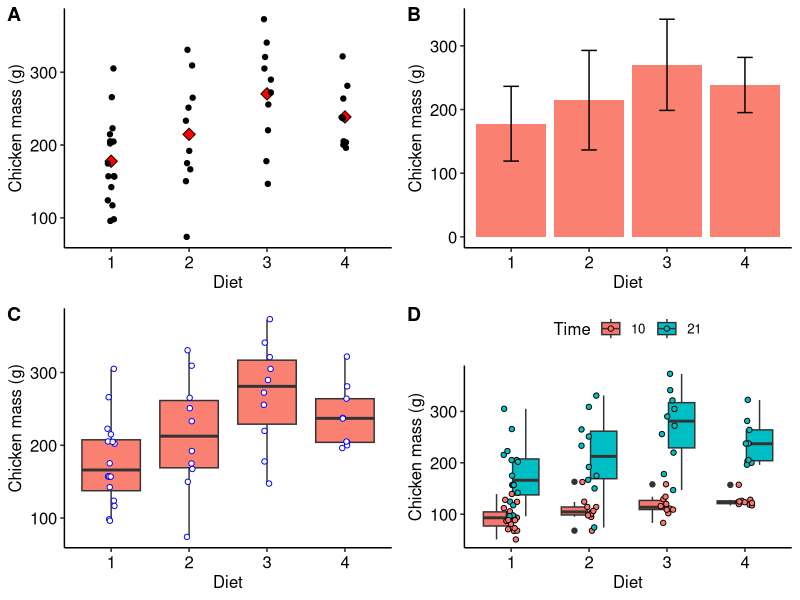

This figure's R source:
## ---- chunk 1
knitr::opts_chunk$set(
  comment = "R>", 
  warning = FALSE, 
  message = FALSE,
  out.width = '70%'
)
## ---- chunk 2
# first load the tidyverse packages that has the pipe operator, %>%
library(tidyverse)
chicks <- as_tibble(ChickWeight)

# how many weights are available across all Diets and Times?
chicks %>% 
  summarise(length = n())

# the same as
length(chicks$weight)
## ---- chunk 3
# combine a series of numbers into a vector;
# hint: use this function in the exercises that we will require from you
# later on...
dat1 <- c(23, 45, 23, 66, 13)
mean(dat1)
## ---- chunk 4
chicks %>% 
  summarise(mean_wt = mean(weight))
## ---- chunk 5
# the '$' operator is used to denote a variable inside of the tibble
mean(chicks$weight)
## ---- chunk 6
# the value printed in the HTML/PDF versions is incorrect;
# check in the console for correct output
chicks %>% 
  summarise(mean_wt = round(mean(weight), 1))
## ---- chunk 7
chicks %>% 
  summarise(mean_wt = sum(weight) / n())
## ---- chunk 8
chicks %>% 
  summarise(med_wt = median(weight))
## ---- chunk 9
library(e1071)
skewness(faithful$eruptions)
## ---- chunk 10
# library(e1071)
kurtosis(faithful$eruptions)
## ---- chunk 11
chicks %>% 
  summarise(sd_wt = sd(weight))
## ---- chunk 12
quantile(chicks$weight)

chicks %>% 
  summarise(min_wt = min(weight),
            qrt1_wt = quantile(weight, p = 0.25),
            med_wt = median(weight),
            qrt3_wt = median(weight, p = 0.75),
            max_wt = max(weight))
# note median(weight) is the same as quantile(weight, p = 0.5) 
# in the summarise() implementation, above
## ---- chunk 13
range(chicks$weight)

chicks %>% 
  summarise(lower_wt = range(weight)[1],
            upper_wt = range(weight)[2])
## ---- chunk 14
range(chicks$weight)[2] - range(chicks$weight)[1]

chicks %>% 
  summarise(range_wt = range(weight)[2] - range(weight)[1])
## ---- chunk 15
dat1 <- c(NA, 12, 76, 34, 23)

# Without telling R to ommit missing data
mean(dat1)

# Ommitting the missing data
mean(dat1, na.rm = TRUE)
## ---- chunk 16
grp_stat <- chicks %>%
  filter(Time == 21) %>% 
  group_by(Diet, Time) %>% 
  summarise(mean_wt = round(mean(weight, na.rm = TRUE), 2),
            med_wt = median(weight, na.rm = TRUE),
            sd_wt = round(sd(weight, na.rm = TRUE), 2),
            sum_wt = sum(weight),
            min_wt = min(weight),
            qrt1_wt = quantile(weight, p = 0.25),
            med_wt = median(weight),
            qrt3_wt = quantile(weight, p = 0.75),
            max_wt = max(weight),
            n_wt = n())
grp_stat
## ---- chunk 17
library(ggpubr) # needed for arranging multi-panel plots
plt1 <- chicks %>%
  filter(Time == 21) %>% 
  ggplot(aes(x = Diet, y = weight)) +
  geom_point(data = grp_stat, aes(x = Diet, y = mean_wt), 
             col = "black", fill = "red", shape = 23, size = 3) +
  geom_jitter(width = 0.05) + # geom_point() if jitter not required
  labs(y = "Chicken mass (g)") + 
  theme_pubr()

plt2 <- ggplot(data = grp_stat, aes(x = Diet, y = mean_wt)) +
  geom_bar(position = position_dodge(), stat = "identity", 
           col = NA, fill = "salmon") +
  geom_errorbar(aes(ymin = mean_wt - sd_wt, ymax = mean_wt + sd_wt),
                width = .2) +
  labs(y = "Chicken mass (g)") + 
  theme_pubr()
# position_dodge() places bars side-by-side
# stat = "identity" prevents the default count from being plotted

# a description of the components of a boxplot is provided in the help file
# geom_boxplot()
plt3 <- chicks %>%
  filter(Time == 21) %>% 
  ggplot(aes(x = Diet, y = weight)) +
  geom_boxplot(fill = "salmon") +
  geom_jitter(width = 0.05, fill = "white", col = "blue", shape = 21) +
  labs(y = "Chicken mass (g)") + 
  theme_pubr()

plt4 <- chicks %>%
  filter(Time %in% c(10, 21)) %>% 
  ggplot(aes(x = Diet, y = weight, fill = as.factor(Time))) +
  geom_boxplot() +
  geom_jitter(shape = 21, width = 0.1) +
  labs(y = "Chicken mass (g)", fill = "Time") +
  theme_pubr()

ggarrange(plt1, plt2, plt3, plt4, ncol = 2, nrow = 2, labels = "AUTO")
